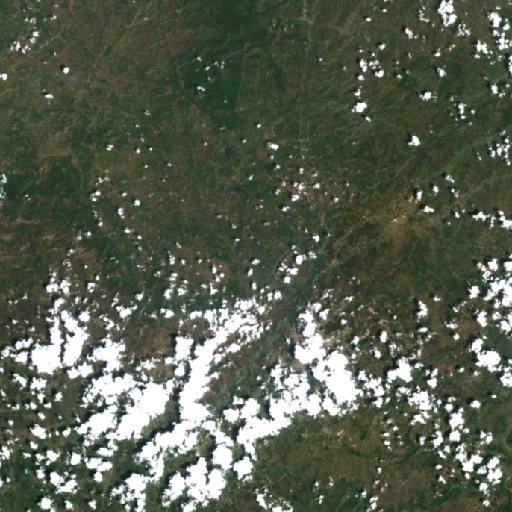
#> input picture data/real/change/real_change_001/t1.png, 512 x 512 px
$ python -i cloud_detector.py   (imports and definitions only)
#> lines starting #> are read from the running program, lines starting #| are printed output that depends on the picture; after the words box and inside, x2 and y2 are one past the last pixel; in counts of white or black regions, pixels touching at a corner belong together
#> further down, picture is the input picture: shape (512, 512, 3); mean B, G, R 79.2, 96.2, 87.6
"""
SatQuery AI — Real RGB Cloud Detector
Algorithm: rgb_cloud_detector_v1

Performs cloud percentage estimation on actual image pixels.
Works on any RGB image (uploaded or loaded from demo assets).

Method:
  1. Convert to float32 [0,1] per channel
  2. Per-pixel brightness = mean(R, G, B)  — high for clouds
  3. Per-pixel whiteness  = 1 - (max - min) / (max + eps)  — high for white/grey clouds
  4. Per-pixel saturation = (max - min) / (max + eps)      — low for clouds
  5. Cloud candidate = brightness > B_THRESH and whiteness > W_THRESH
  6. Morphological opening to remove salt noise (disk radius 3)
  7. Morphological closing to fill small holes (disk radius 5)
  8. Count cloud pixels → cloud_percentage
  9. Return: binary mask (uint8 0/255), cloud_pct, real dimensions

IMPORTANT LIMITATIONS:
  - This is an RGB-only algorithm. It cannot use NIR or thermal bands.
  - Bright sandy/snow surfaces may be false-positives.
  - Deep convective clouds with dark shadows are not detected as cloud.
  - Cloud shadow is NOT detected (requires NIR or thermal).

These limitations are explicitly included in every result dict.
"""

import base64
import io
import time
from dataclasses import dataclass, field
from typing import Optional, Tuple

import cv2
import numpy as np
from PIL import Image

from backend.schemas.provenance import ExecutionMode, InputProvenance


# ── Tunable thresholds ────────────────────────────────────────────────────────

BRIGHTNESS_THRESHOLD = 0.65   # normalised 0-1; pixels above → cloud candidate
WHITENESS_THRESHOLD  = 0.70   # 0=colourful, 1=perfectly white
MORPH_OPEN_RADIUS    = 3      # px; removes speckle noise
MORPH_CLOSE_RADIUS   = 5      # px; fills small holes in cloud mask


# ── Data classes ─────────────────────────────────────────────────────────────

@dataclass
class CloudDetectionResult:
    cloud_percentage: float
    cloud_pixel_count: int
    clear_pixel_count: int
    total_pixel_count: int
    image_height: int
    image_width: int
    image_channels: int
    cloud_mask_b64: str           # binary mask: white=cloud, black=clear
    algorithm: str
    execution_mode: ExecutionMode
    input_provenance: InputProvenance
    processing_time_ms: int
    requires_reconstruction: bool # True when cloud_percentage >= RECON_THRESHOLD
    quality_rating: str           # "Clear" | "Minor" | "Moderate" | "Severe"
    brightness_threshold_used: float
    whiteness_threshold_used: float
    limitations: list = field(default_factory=list)
    warnings: list = field(default_factory=list)


# ── Threshold → quality label ─────────────────────────────────────────────────

RECON_THRESHOLD = 20.0   # % cloud; matches strategy_registry.CLOUD_THRESHOLD * 100

def _quality_label(pct: float) -> str:
    if pct < 5.0:
        return "Clear"
    elif pct < 20.0:
        return "Minor contamination"
    elif pct < 50.0:
        return "Moderate contamination"
    else:
        return "Severe contamination"


# ── Morphological structuring element ────────────────────────────────────────

def _disk_kernel(radius: int) -> np.ndarray:
    """Circular structuring element for morphological ops."""
    d = 2 * radius + 1
    y, x = np.ogrid[-radius:radius + 1, -radius:radius + 1]
    kernel = (x**2 + y**2 <= radius**2).astype(np.uint8)
    return kernel


# ── Main detection function ───────────────────────────────────────────────────

def detect_clouds_rgb(
    image_b64: str,
    input_provenance: InputProvenance = InputProvenance.UNKNOWN,
    brightness_threshold: float = BRIGHTNESS_THRESHOLD,
    whiteness_threshold: float = WHITENESS_THRESHOLD,
) -> CloudDetectionResult:
    """
    Detect clouds in an RGB image from its base64-encoded PNG/JPEG bytes.

    Args:
        image_b64:             Base64-encoded PNG or JPEG.
        input_provenance:      Where this image came from.
        brightness_threshold:  Tunable; default 0.65.
        whiteness_threshold:   Tunable; default 0.70.

    Returns:
        CloudDetectionResult with real pixel statistics and binary mask.
        On failure, raises ValueError with a descriptive message.
    """
#> called with input_provenance = 'SYNTHETIC_DATA', brightness_threshold = 0.65, whiteness_threshold = 0.7
    t_start = time.monotonic()

    # ── Decode image ──────────────────────────────────────────────────────────
    try:
        raw_bytes = base64.b64decode(image_b64)
        pil_img = Image.open(io.BytesIO(raw_bytes))
    except Exception as exc:
        raise ValueError(f"Failed to decode image: {exc}") from exc

    n_channels = len(pil_img.getbands())
#> n_channels = 3
    if n_channels not in (1, 3, 4):
        raise ValueError(
            f"Unsupported image mode '{pil_img.mode}' with {n_channels} channels. "
            f"Expected RGB (3) or RGBA (4) or greyscale (1)."
        )

    # Force RGB; drop alpha if present
    pil_rgb = pil_img.convert("RGB")
    img_np = np.array(pil_rgb, dtype=np.float32) / 255.0  # H x W x 3, range [0,1]
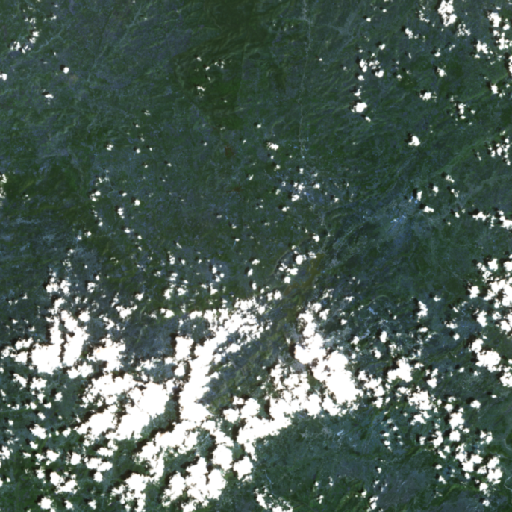
#> img_np: shape (512, 512, 3) float32; mean R, G, B 0.311, 0.377, 0.343

    H, W, _ = img_np.shape
#> H = 512; W = 512

    # ── Per-pixel features ────────────────────────────────────────────────────
    R, G, B = img_np[:, :, 0], img_np[:, :, 1], img_np[:, :, 2]
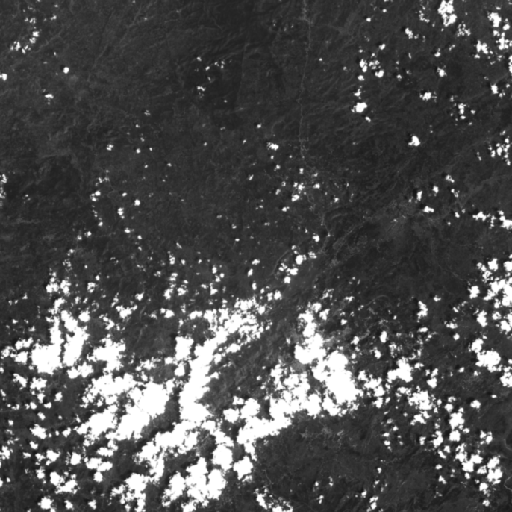
#> R: shape (512, 512) float32; min 0.0784, max 1, mean 0.311
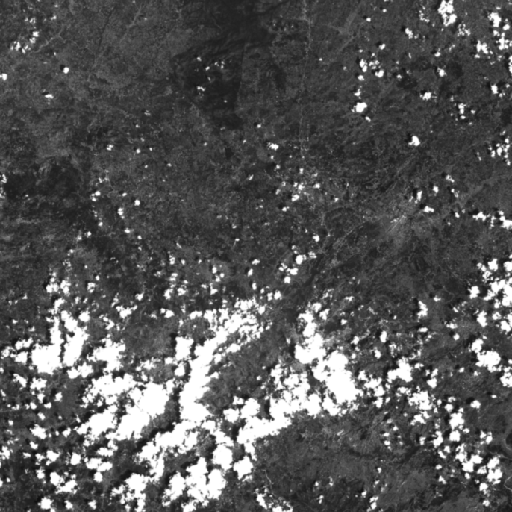
#> B: shape (512, 512) float32; min 0.0588, max 1, mean 0.344

    brightness = (R + G + B) / 3.0
    ch_max = np.max(img_np, axis=2)
    ch_min = np.min(img_np, axis=2)
    ch_range = ch_max - ch_min
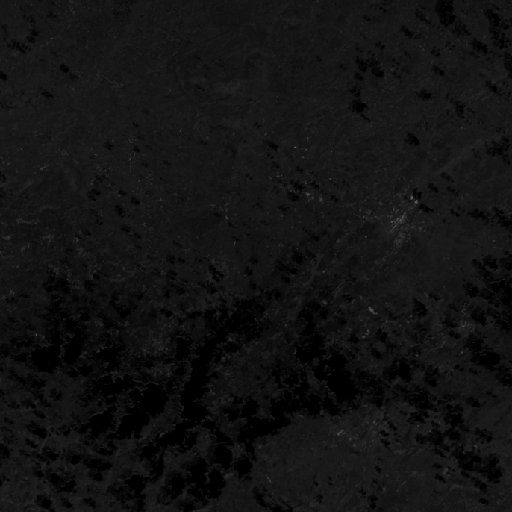
#> ch_range: shape (512, 512) float32; min 0, max 0.396, mean 0.0735

    eps = 1e-6
    # Whiteness: 1 for pure white/grey, 0 for vivid colour
    whiteness = 1.0 - (ch_range / (ch_max + eps))
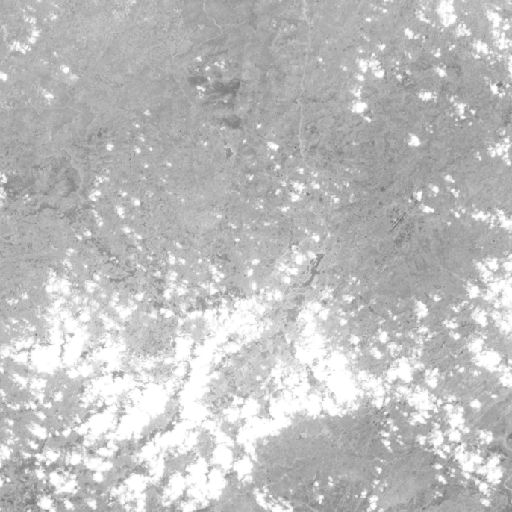
#> whiteness: shape (512, 512) float32; min 0.429, max 1, mean 0.749

    # ── Cloud candidate mask ──────────────────────────────────────────────────
    cloud_candidate = (brightness > brightness_threshold) & (whiteness > whiteness_threshold)
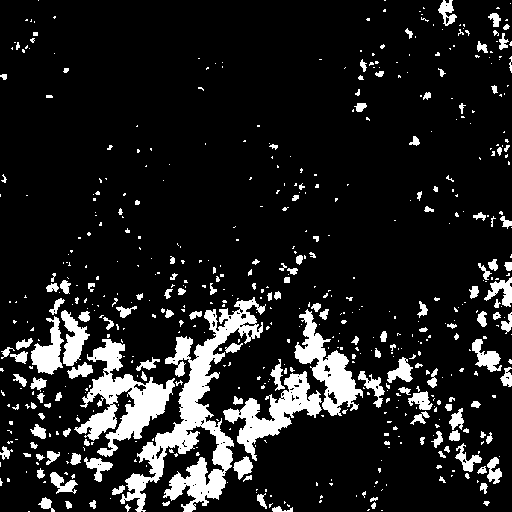
#> cloud_candidate: shape (512, 512) bool; 12.6% white; 577 white regions (417 under 20 px), largest, box (x1, y1, x2, y2) and area: (120, 297, 266, 512) 8062, (74, 339, 175, 457) 4358, (223, 371, 322, 461) 2819
    cloud_uint8 = cloud_candidate.astype(np.uint8) * 255

    # ── Morphological filtering ────────────────────────────────────────────────
    open_kernel  = _disk_kernel(MORPH_OPEN_RADIUS)
    close_kernel = _disk_kernel(MORPH_CLOSE_RADIUS)
    cloud_opened = cv2.morphologyEx(cloud_uint8, cv2.MORPH_OPEN,  open_kernel)
#> cloud_opened: shape (512, 512); 8.3% white; 92 white regions (1 under 20 px), largest, box (x1, y1, x2, y2) and area: (139, 313, 245, 478) 3292, (237, 373, 321, 454) 2345, (295, 311, 358, 404) 2088
    cloud_final  = cv2.morphologyEx(cloud_opened, cv2.MORPH_CLOSE, close_kernel)
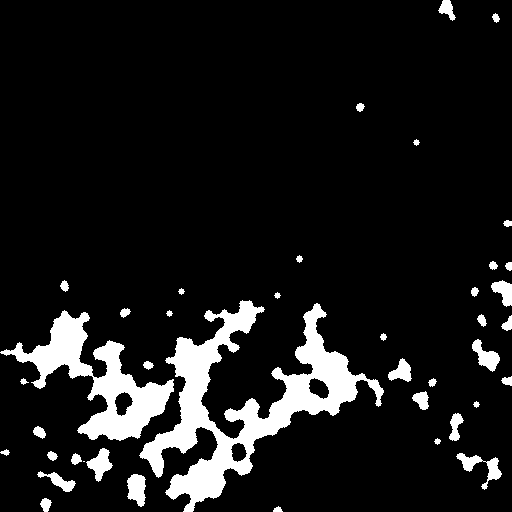
#> cloud_final: shape (512, 512); 10% white; 41 white regions (1 under 20 px), largest, box (x1, y1, x2, y2) and area: (139, 300, 384, 512) 14155, (0, 310, 174, 441) 7074, (456, 453, 502, 490) 526

    # ── Statistics ────────────────────────────────────────────────────────────
    cloud_px = int(np.sum(cloud_final > 0))
#> cloud_px = 26255
    total_px = H * W
#> total_px = 262144
    clear_px = total_px - cloud_px
#> clear_px = 235889
    cloud_pct = round(cloud_px / total_px * 100.0, 2)
#> cloud_pct = 10.02

    # ── Encode mask as base64 PNG ─────────────────────────────────────────────
    mask_pil = Image.fromarray(cloud_final, mode="L")
    buf = io.BytesIO()
    mask_pil.save(buf, format="PNG")
    mask_b64 = base64.b64encode(buf.getvalue()).decode()

    processing_ms = int((time.monotonic() - t_start) * 1000)

    limitations = [
        "RGB-only: NIR and thermal bands not available — detection relies on brightness and whiteness only.",
        "Bright sand, snow, salt flats, and urban rooftops may cause false positives.",
        "Cloud shadows are NOT detected (requires NIR or thermal).",
        "Thin/semi-transparent clouds may be missed.",
    ]

    warnings = []
    if n_channels == 4:
        warnings.append("Input was RGBA; alpha channel was discarded before processing.")

    return CloudDetectionResult(
        cloud_percentage=cloud_pct,
        cloud_pixel_count=cloud_px,
        clear_pixel_count=clear_px,
        total_pixel_count=total_px,
        image_height=H,
        image_width=W,
        image_channels=n_channels,
        cloud_mask_b64=mask_b64,
        algorithm="rgb_cloud_detector_v1",
        execution_mode=ExecutionMode.LIVE_ALGORITHM,
        input_provenance=input_provenance,
        processing_time_ms=processing_ms,
        requires_reconstruction=cloud_pct >= RECON_THRESHOLD,
        quality_rating=_quality_label(cloud_pct),
        brightness_threshold_used=brightness_threshold,
        whiteness_threshold_used=whiteness_threshold,
        limitations=limitations,
        warnings=warnings,
    )


# ── Utility: decode a raw numpy array directly (for tests) ───────────────────

def detect_clouds_from_array(
    img_np: np.ndarray,
    input_provenance: InputProvenance = InputProvenance.SYNTHETIC_DATA,
) -> CloudDetectionResult:
    """
    Run cloud detection on a numpy uint8 array [H, W, 3].
    Convenience wrapper for unit tests.
    """
    if img_np.dtype != np.uint8:
        img_np = np.clip(img_np, 0, 255).astype(np.uint8)
    pil = Image.fromarray(img_np, "RGB")
    buf = io.BytesIO()
    pil.save(buf, format="PNG")
    b64 = base64.b64encode(buf.getvalue()).decode()
    return detect_clouds_rgb(b64, input_provenance)

>>> import cv2
>>> picture = cv2.imread('../../data/real/change/real_change_001/t1.png')
>>> result = detect_clouds_from_array(picture)

$ run again, on data/real/change/real_change_001/t2.png
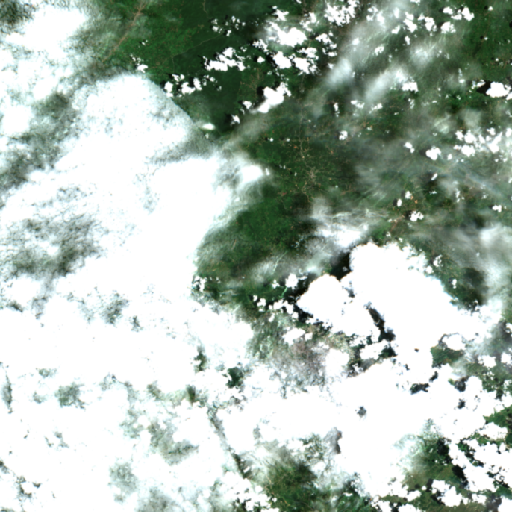
#> input picture data/real/change/real_change_001/t2.png, 512 x 512 px
#> picture is the input picture: shape (512, 512, 3); mean B, G, R 175, 184.8, 171.9
#> n_channels = 3
#> in detect_clouds_rgb, `cloud_candidate = (brightness > brightness_threshold) & (whiteness > w..`:
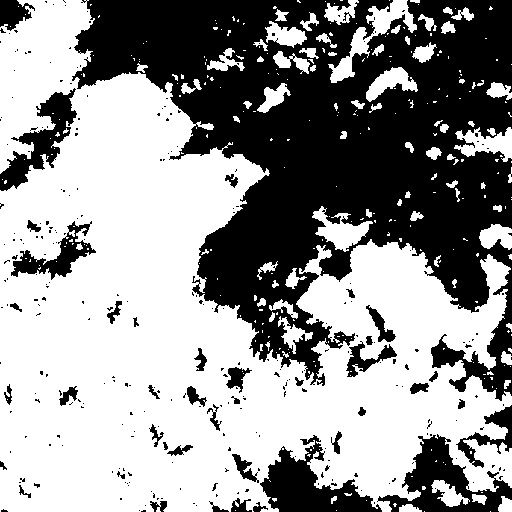
#> cloud_candidate: shape (512, 512) bool; 58.8% white; 291 black regions (250 under 20 px), largest, box (x1, y1, x2, y2) and area: (72, 0, 512, 401) 88790, (260, 435, 382, 512) 4075, (377, 434, 512, 512) 4013
#> cloud_opened: shape (512, 512); 55.2% white; 149 black regions (117 under 20 px), largest, box (x1, y1, x2, y2) and area: (0, 0, 512, 401) 99922, (209, 433, 512, 512) 9834, (4, 221, 96, 281) 1940
#> in detect_clouds_rgb, `cloud_final  = cv2.morphologyEx(cloud_opened, cv2.MORPH_CLOSE, close_k..`:
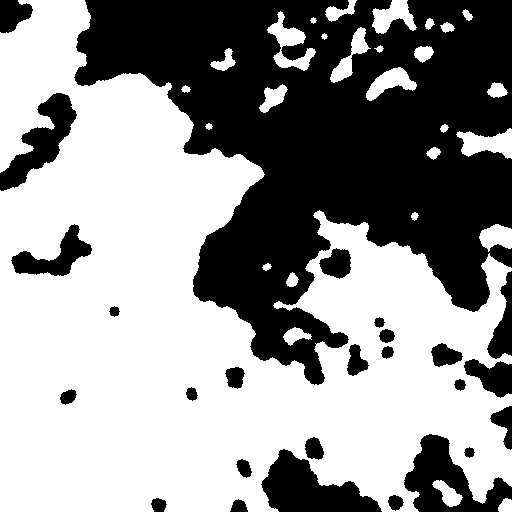
#> cloud_final: shape (512, 512); 58.2% white; 26 black regions, largest, box (x1, y1, x2, y2) and area: (74, 0, 512, 385) 89745, (261, 449, 382, 512) 4061, (404, 434, 512, 512) 3910
#> cloud_px = 152537
#> clear_px = 109607
#> cloud_pct = 58.19
